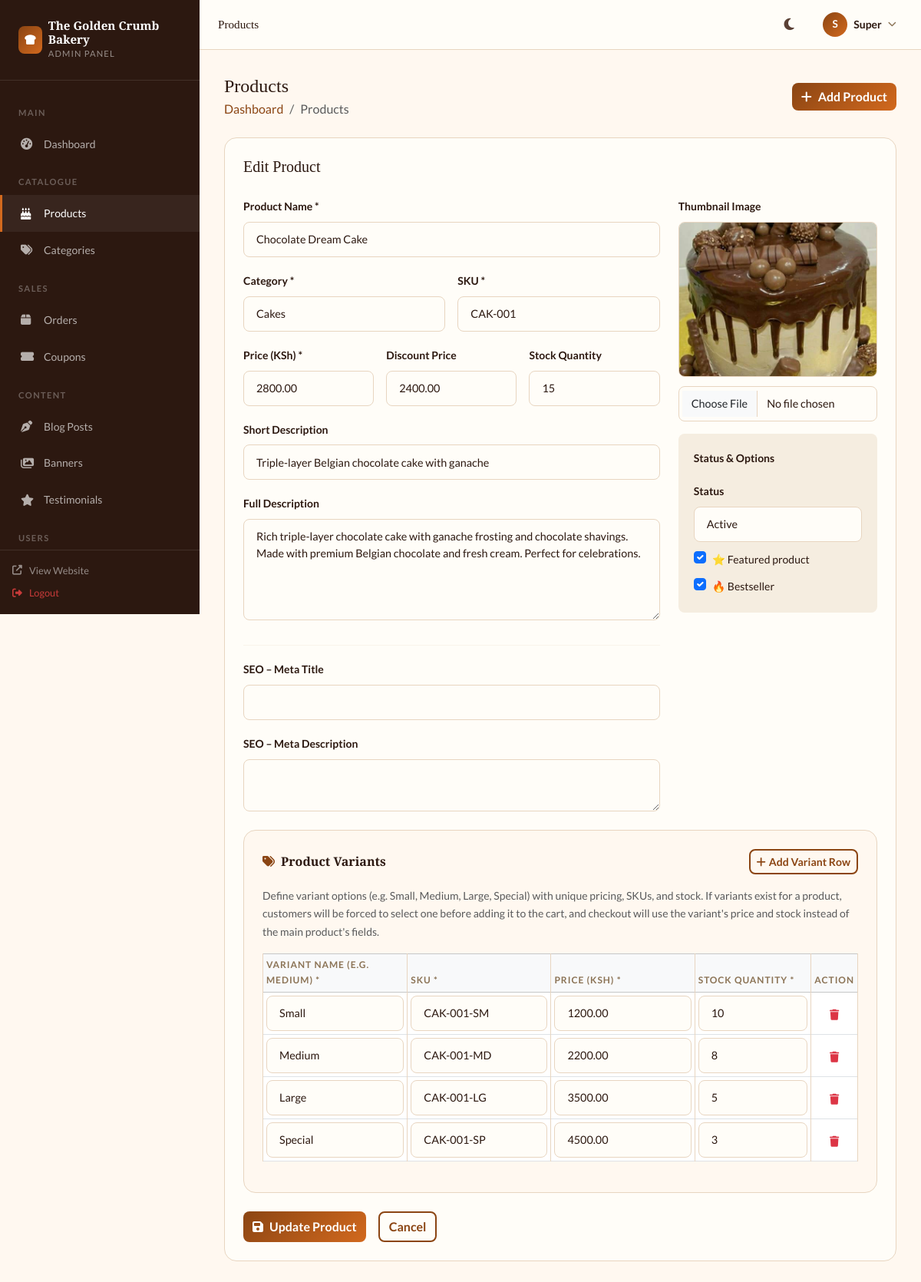
Screenshot of /admin/products.php?action=edit&id=1 (signed in) with the database file from the repository.
### tables this page shows
CREATE TABLE `products` (
  `id` int(10) UNSIGNED NOT NULL,
  `category_id` int(10) UNSIGNED NOT NULL,
  `name` varchar(200) NOT NULL,
  `slug` varchar(220) NOT NULL,
  `sku` varchar(80) NOT NULL,
  `description` text DEFAULT NULL,
  `short_description` varchar(500) DEFAULT NULL,
  `price` decimal(10,2) NOT NULL,
  `discount_price` decimal(10,2) DEFAULT NULL,
  `stock_quantity` int(11) DEFAULT 0,
  `low_stock_threshold` int(11) DEFAULT 5,
  `weight` decimal(8,2) DEFAULT NULL COMMENT 'in grams',
  `thumbnail` varchar(255) DEFAULT NULL,
  `is_featured` tinyint(1) DEFAULT 0,
  `is_bestseller` tinyint(1) DEFAULT 0,
  `status` enum('active','inactive','out_of_stock') DEFAULT 'active',
  `meta_title` varchar(200) DEFAULT NULL,
  `meta_description` varchar(300) DEFAULT NULL,
  `views` int(11) DEFAULT 0,
  `created_at` timestamp NOT NULL DEFAULT current_timestamp(),
  `updated_at` timestamp NOT NULL DEFAULT current_timestamp() ON UPDATE current_timestamp()
);

CREATE TABLE `categories` (
  `id` int(10) UNSIGNED NOT NULL,
  `name` varchar(100) NOT NULL,
  `slug` varchar(120) NOT NULL,
  `description` text DEFAULT NULL,
  `image` varchar(255) DEFAULT NULL,
  `parent_id` int(10) UNSIGNED DEFAULT NULL,
  `sort_order` int(11) DEFAULT 0,
  `status` tinyint(1) DEFAULT 1,
  `created_at` timestamp NOT NULL DEFAULT current_timestamp()
);

CREATE TABLE `product_variants` (
  `id` int(10) UNSIGNED NOT NULL,
  `product_id` int(10) UNSIGNED NOT NULL,
  `variant_name` varchar(100) NOT NULL COMMENT 'e.g. Small, Medium, Large, Special',
  `sku` varchar(50) NOT NULL,
  `price` decimal(10,2) NOT NULL,
  `stock_quantity` int(10) UNSIGNED NOT NULL DEFAULT 0,
  `created_at` datetime DEFAULT current_timestamp(),
  `updated_at` datetime DEFAULT current_timestamp() ON UPDATE current_timestamp()
);

### admin/products.php (the view, shortened to what the rows shown need)
<?php
$action = sanitize($_GET['action'] ?? 'list');
$categories = db()->query("SELECT id,name FROM categories WHERE status=1 ORDER BY name")->fetchAll();
if ($action === 'edit') {
    $editId = sanitizeInt($_GET['id'] ?? 0);
    $editProduct = db()->prepare("SELECT * FROM products WHERE id=?"); $editProduct->execute([$editId]); $editProduct = $editProduct->fetch();
    if (!$editProduct) { $action = 'list'; }
    else {
        $vStmt = db()->prepare("SELECT * FROM product_variants WHERE product_id = ? ORDER BY id ASC");
        $vStmt->execute([$editProduct['id']]);
        $editVariants = $vStmt->fetchAll();
    }
}
require_once __DIR__ . '/includes/header.php';
?>
<?php if ($action === 'new' || $action === 'edit'): ?>
<div class="stat-card">
  <h5 style="font-family:var(--font-display);margin-bottom:1.5rem"><?= $action==='edit' ? 'Edit Product' : 'Add New Product' ?></h5>
  <form method="POST" enctype="multipart/form-data">
    <div class="row g-4">
      <div class="col-lg-8">
        <div class="row g-3">
          <div class="col-12">
            <label class="form-label fw-bold small">Product Name *</label>
            <input type="text" class="form-control" name="name" value="<?= htmlspecialchars($editProduct['name']??'') ?>" required>
          </div>
          <div class="col-md-6">
            <label class="form-label fw-bold small">Category *</label>
            <select class="form-select" name="category_id" required>
              <?php foreach ($categories as $cat): ?>
              <option value="<?= $cat['id'] ?>" <?= ($editProduct['category_id']??'')==$cat['id']?'selected':'' ?>><?= htmlspecialchars($cat['name']) ?></option>
              <?php endforeach; ?>
            </select>
          </div>
          <div class="col-md-6">
            <label class="form-label fw-bold small">SKU *</label>
            <input type="text" class="form-control" name="sku" value="<?= htmlspecialchars($editProduct['sku']??strtoupper(substr(md5(uniqid()),0,8))) ?>" required>
          </div>
          <div class="col-md-4">
            <label class="form-label fw-bold small">Price (KSh) *</label>
            <input type="number" class="form-control" name="price" value="<?= $editProduct['price']??'' ?>" min="0" step="0.01" required>
          </div>
          <div class="col-md-4">
            <label class="form-label fw-bold small">Discount Price</label>
            <input type="number" class="form-control" name="discount_price" value="<?= $editProduct['discount_price']??'' ?>" min="0" step="0.01" placeholder="Leave empty for none">
          </div>
          <div class="col-md-4">
            <label class="form-label fw-bold small">Stock Quantity</label>
            <input type="number" class="form-control" name="stock_quantity" value="<?= $editProduct['stock_quantity']??0 ?>" min="0">
          </div>
          <div class="col-12">
            <label class="form-label fw-bold small">Short Description</label>
            <input type="text" class="form-control" name="short_description" value="<?= htmlspecialchars($editProduct['short_description']??'') ?>" maxlength="500" placeholder="Brief tagline (max 500 chars)">
          </div>
          <div class="col-12">
            <label class="form-label fw-bold small">Full Description</label>
            <textarea class="form-control" name="description" rows="5"><?= htmlspecialchars($editProduct['description']??'') ?></textarea>
          </div>
          <div class="col-12"><hr style="border-color:var(--border)"><label class="form-label fw-bold small">SEO – Meta Title</label>
            <input type="text" class="form-control" name="meta_title" value="<?= htmlspecialchars($editProduct['meta_title']??'') ?>">
          </div>
          <div class="col-12"><label class="form-label fw-bold small">SEO – Meta Description</label>
            <textarea class="form-control" name="meta_description" rows="2"><?= htmlspecialchars($editProduct['meta_description']??'') ?></textarea>
          </div>
        </div>
      </div>
      <div class="col-lg-4">
        <div class="mb-3">
          <label class="form-label fw-bold small">Thumbnail Image</label>
          <?php if (!empty($editProduct['thumbnail'])): ?>
          <div style="border-radius:var(--radius-sm);overflow:hidden;margin-bottom:.75rem;border:1px solid var(--border)">
            <img src="<?= getImageUrl($editProduct['thumbnail']) ?>" id="thumbPreview" style="width:100%;max-height:200px;object-fit:cover">
          </div>
          <?php endif; ?>
          <input type="file" class="form-control" name="thumbnail" accept="image/*" data-preview="thumbPreview">
        </div>
        <div style="background:var(--cream-dark);border-radius:var(--radius-sm);padding:1.25rem">
          <label class="form-label fw-bold small d-block mb-3">Status & Options</label>
          <div class="mb-2">
            <label class="form-label small fw-bold">Status</label>
            <select class="form-select form-select-sm" name="status">
              <?php foreach (['active'=>'Active','inactive'=>'Inactive','out_of_stock'=>'Out of Stock'] as $v=>$l): ?>
              <option value="<?= $v ?>" <?= ($editProduct['status']??'active')===$v?'selected':'' ?>><?= $l ?></option>
              <?php endforeach; ?>
            </select>
          </div>
          <div class="form-check mb-2">
            <input class="form-check-input" type="checkbox" name="is_featured" id="isFeatured" <?= !empty($editProduct['is_featured'])?'checked':'' ?>>
            <label class="form-check-label small" for="isFeatured">⭐ Featured product</label>
          </div>
          <div class="form-check">
            <input class="form-check-input" type="checkbox" name="is_bestseller" id="isBest" <?= !empty($editProduct['is_bestseller'])?'checked':'' ?>>
            <label class="form-check-label small" for="isBest">🔥 Bestseller</label>
          </div>
        </div>
      </div>
    </div>
    <div class="row mt-4">
      <div class="col-12">
        <div style="background:var(--cream);border:1px solid var(--border);border-radius:var(--radius);padding:1.5rem">
          <div class="d-flex justify-content-between align-items-center mb-3">
            <h6 class="mb-0 fw-bold" style="font-family:var(--font-display);color:var(--text-dark)"><i class="fas fa-tags me-2" style="color:var(--primary)"></i>Product Variants</h6>
            <button type="button" class="btn btn-sm btn-outline-primary" id="addVariantRow"><i class="fas fa-plus me-1"></i>Add Variant Row</button>
          </div>
          <p class="text-muted small mb-3">Define variant options (e.g. Small, Medium, Large, Special) with unique pricing, SKUs, and stock. If variants exist for a product, customers will be forced to select one before adding it to the cart, and checkout will use the variant's price and stock instead of the main product's fields.</p>
          <div class="table-responsive">
            <table class="table table-bordered table-sm align-middle" id="variantsTable">
              <thead>
                <tr class="table-light small">
                  <th style="width:25%">Variant Name (e.g. Medium) *</th>
                  <th style="width:25%">SKU *</th>
                  <th style="width:25%">Price (KSh) *</th>
                  <th style="width:20%">Stock Quantity *</th>
                  <th style="width:5%;text-align:center">Action</th>
                </tr>
              </thead>
              <tbody id="variantsContainer">
                <?php
                $vIdx = 0;
                if (!empty($editVariants)):
                  foreach ($editVariants as $v): ?>
                  <tr>
                    <td>
                      <input type="text" class="form-control form-control-sm" name="variants[<?= $vIdx ?>][name]" value="<?= htmlspecialchars($v['variant_name']) ?>" placeholder="e.g. Medium" required>
                    </td>
                    <td>
                      <input type="text" class="form-control form-control-sm" name="variants[<?= $vIdx ?>][sku]" value="<?= htmlspecialchars($v['sku']) ?>" placeholder="e.g. SKU-MD" required>
                    </td>
                    <td>
                      <input type="number" class="form-control form-control-sm" name="variants[<?= $vIdx ?>][price]" value="<?= $v['price'] ?>" step="0.01" min="0" placeholder="e.g. 500" required>
                    </td>
                    <td>
                      <input type="number" class="form-control form-control-sm" name="variants[<?= $vIdx ?>][stock_quantity]" value="<?= $v['stock_quantity'] ?>" min="0" placeholder="e.g. 10" required>
                    </td>
                    <td class="text-center">
                      <button type="button" class="btn btn-sm btn-link text-danger remove-variant-row p-0"><i class="fas fa-trash"></i></button>
                    </td>
                  </tr>
                  <?php
                  $vIdx++;
                  endforeach;
                endif; ?>
              </tbody>
            </table>
          </div>
        </div>
      </div>
    </div>
    <div class="d-flex gap-3 mt-4">
      <button type="submit" class="btn btn-primary"><i class="fas fa-save me-2"></i><?= $action==='edit'?'Update Product':'Create Product' ?></button>
      <a href="<?= APP_URL ?>/admin/products.php" class="btn btn-outline-primary">Cancel</a>
    </div>
  </form>
</div>
<?php endif; ?>
<?php include __DIR__ . '/includes/footer.php'; ?>

### admin/includes/header.php (shortened to what the rows shown need)
<?php
$admin   = getCurrentAdmin();
?>
<!DOCTYPE html>
<html lang="en">
<head>
<link href="https://cdn.jsdelivr.net/npm/bootstrap@5.3.2/dist/css/bootstrap.min.css" rel="stylesheet">
<link href="https://cdnjs.cloudflare.com/ajax/libs/font-awesome/6.5.0/css/all.min.css" rel="stylesheet">
<link href="<?= APP_URL ?>/assets/css/style.css" rel="stylesheet">
</head>
<body data-theme="light">
<div class="admin-main" id="adminMain">
  <div class="admin-topbar">
    <div class="d-flex align-items-center gap-3">
      <div class="dropdown">
        <button class="d-flex align-items-center gap-2 btn-icon px-2" style="border-radius:var(--radius-sm);width:auto" data-bs-toggle="dropdown">
          <div style="width:32px;height:32px;background:linear-gradient(135deg,var(--primary),var(--accent));border-radius:50%;display:flex;align-items:center;justify-content:center;color:white;font-weight:700;font-size:.85rem">
            <?= strtoupper(substr($admin['name'],0,1)) ?>
          </div>
          <span style="font-size:.875rem;font-weight:600;color:var(--text-dark)"><?= htmlspecialchars(explode(' ',$admin['name'])[0]) ?></span>
          <i class="fas fa-chevron-down" style="font-size:.7rem;color:var(--text-light)"></i>
        </button>
      </div>
    </div>
  </div>
  <div class="admin-content">

### rows the page displays
products: name "Chocolate Dream Cake", category_id "Cakes", sku "CAK-001", price "2800.00", discount_price "2400.00", stock_quantity "15", short_description "Triple-layer Belgian chocolate cake with ganache", description "Rich triple-layer chocolate cake with ganache frosting and chocolate shavings. Made with premium Belgian chocolate and fresh cream. Perfect for celebrations.", thumbnail (picture), status "Active", is_featured "☑", is_bestseller "☑"
product_variants: variant_name "Small", sku "CAK-001-SM", price "1200.00", stock_quantity "10"
product_variants: variant_name "Medium", sku "CAK-001-MD", price "2200.00", stock_quantity "8"
product_variants: variant_name "Large", sku "CAK-001-LG", price "3500.00", stock_quantity "5"
product_variants: variant_name "Special", sku "CAK-001-SP", price "4500.00", stock_quantity "3"

### other values shown
getSetting('site_name','Crumbs & Co') "The Golden Crumb Bakery"
$item['section'] "MAIN"
$item['label'] "Dashboard"
$item['section'] "CATALOGUE"
$item['label'] "Products"
$item['label'] "Categories"
$item['section'] "SALES"
$item['label'] "Orders"
$item['label'] "Coupons"
$item['section'] "CONTENT"
$item['label'] "Blog Posts"
$item['label'] "Banners"
$item['label'] "Testimonials"
$item['section'] "USERS"
$pgTitle "Products"
